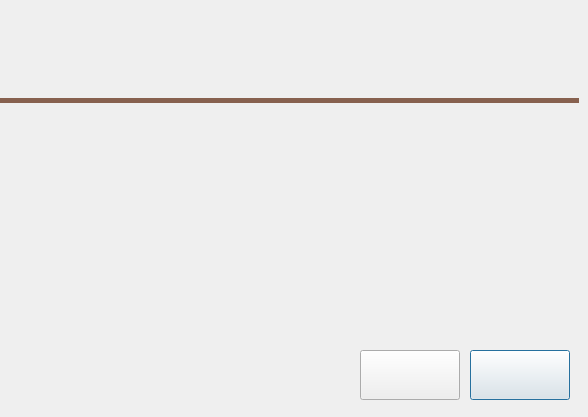
<?xml version="1.0" encoding="UTF-8"?>
<ui version="4.0">
 <class>Dialog_new_user</class>
 <widget class="QDialog" name="Dialog_new_user">
  <property name="geometry">
   <rect>
    <x>0</x>
    <y>0</y>
    <width>588</width>
    <height>417</height>
   </rect>
  </property>
  <property name="windowTitle">
   <string>Dialog</string>
  </property>
  <property name="styleSheet">
   <string notr="true">QDialog{
border-image: url(:/pictures/img/background_dialog.png);
}</string>
  </property>
  <widget class="QLabel" name="label_title">
   <property name="geometry">
    <rect>
     <x>1</x>
     <y>1</y>
     <width>60</width>
     <height>60</height>
    </rect>
   </property>
   <property name="sizePolicy">
    <sizepolicy hsizetype="Preferred" vsizetype="Preferred">
     <horstretch>0</horstretch>
     <verstretch>0</verstretch>
    </sizepolicy>
   </property>
   <property name="minimumSize">
    <size>
     <width>60</width>
     <height>60</height>
    </size>
   </property>
   <property name="maximumSize">
    <size>
     <width>999999</width>
     <height>999999</height>
    </size>
   </property>
   <property name="baseSize">
    <size>
     <width>60</width>
     <height>60</height>
    </size>
   </property>
   <property name="layoutDirection">
    <enum>Qt::LeftToRight</enum>
   </property>
   <property name="styleSheet">
    <string notr="true">color:black;
border-image : &quot;&quot;;

font: 16pt &quot;Futura Lt BT&quot;;</string>
   </property>
   <property name="text">
    <string/>
   </property>
   <property name="alignment">
    <set>Qt::AlignCenter</set>
   </property>
  </widget>
  <widget class="Line" name="line">
   <property name="geometry">
    <rect>
     <x>0</x>
     <y>70</y>
     <width>579</width>
     <height>60</height>
    </rect>
   </property>
   <property name="minimumSize">
    <size>
     <width>0</width>
     <height>60</height>
    </size>
   </property>
   <property name="styleSheet">
    <string notr="true">color: rgb(135, 97, 79);
padding: (-50,-50,-50,-50);
border-image:&quot;&quot;;</string>
   </property>
   <property name="frameShadow">
    <enum>QFrame::Plain</enum>
   </property>
   <property name="lineWidth">
    <number>5</number>
   </property>
   <property name="midLineWidth">
    <number>0</number>
   </property>
   <property name="orientation">
    <enum>Qt::Horizontal</enum>
   </property>
  </widget>
  <widget class="QWidget" name="widget" native="true">
   <property name="geometry">
    <rect>
     <x>10</x>
     <y>150</y>
     <width>561</width>
     <height>161</height>
    </rect>
   </property>
  </widget>
  <widget class="QPushButton" name="validate">
   <property name="enabled">
    <bool>true</bool>
   </property>
   <property name="geometry">
    <rect>
     <x>360</x>
     <y>350</y>
     <width>100</width>
     <height>50</height>
    </rect>
   </property>
   <property name="cursor">
    <cursorShape>PointingHandCursor</cursorShape>
   </property>
   <property name="mouseTracking">
    <bool>true</bool>
   </property>
   <property name="styleSheet">
    <string notr="true">QPushButton {
	border-image: url(:/pictures/img/validate.png);
}

QPushButton::hover {
	border-image: url(:/pictures/img/validate_hover.png);

}

QPushButton::pressed {
	border-image: url(:/pictures/img/validate_pressed.png);

}</string>
   </property>
   <property name="text">
    <string/>
   </property>
   <property name="checkable">
    <bool>true</bool>
   </property>
   <property name="checked">
    <bool>false</bool>
   </property>
   <property name="autoDefault">
    <bool>false</bool>
   </property>
  </widget>
  <widget class="QPushButton" name="cancel">
   <property name="geometry">
    <rect>
     <x>470</x>
     <y>350</y>
     <width>100</width>
     <height>50</height>
    </rect>
   </property>
   <property name="cursor">
    <cursorShape>PointingHandCursor</cursorShape>
   </property>
   <property name="styleSheet">
    <string notr="true">QPushButton {
	border-image: url(:/pictures/img/cancel.png);
}

QPushButton::hover {
	border-image: url(:/pictures/img/cancel_hover.png);

}

QPushButton::pressed {
	border-image: url(:/pictures/img/cancel_pressed.png);

}</string>
   </property>
   <property name="text">
    <string/>
   </property>
   <property name="checkable">
    <bool>true</bool>
   </property>
  </widget>
 </widget>
 <resources/>
 <connections/>
</ui>
